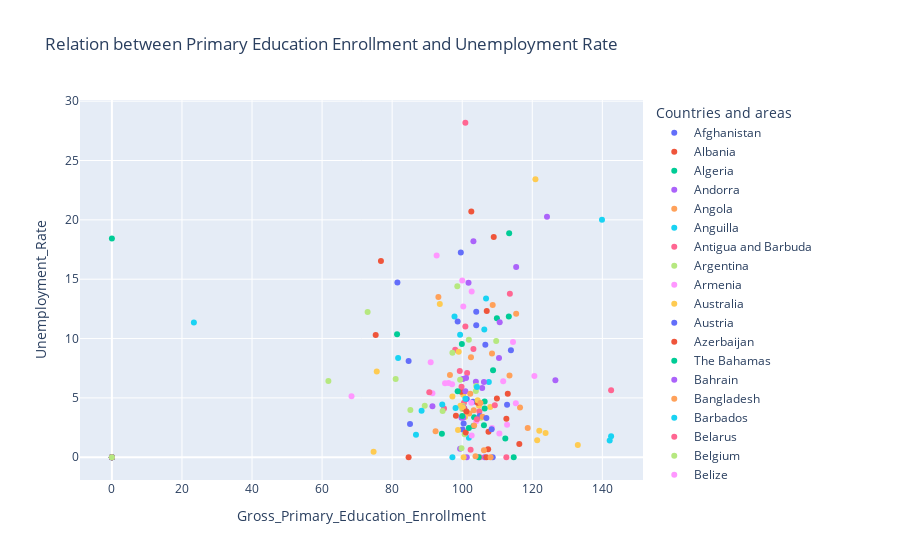

The cell this chart's notebook holds for it:
### Code cell
# Task 4: Analysis of the relationship between education indicators and economic development：The relationship between primary education gross enrollment rate and unemployment rate
fig_education_economy = px.scatter(df, x='Gross_Primary_Education_Enrollment', y='Unemployment_Rate',
                                   color='Countries and areas',
                                   hover_data=['Countries and areas', 'Gross_Primary_Education_Enrollment', 'Unemployment_Rate'],
                                   title='Relation between Primary Education Enrollment and Unemployment Rate')
fig_education_economy.show()
